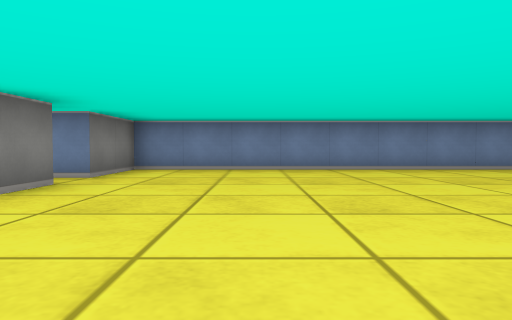
View 1 (above)

17 first-person views from a walk through a cub3D ray-caster map. The camera is about half as high as the walls, tilts 2° down and sees 70° across. The floor is counted in squares. Each view is taken from the middle of a square. On the plan, view 1 faces up. The plan holds only what a view shows up to about 9 squares ahead; the rest is blank.

View 2
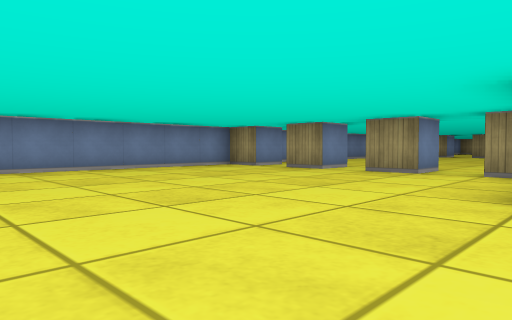

View 3
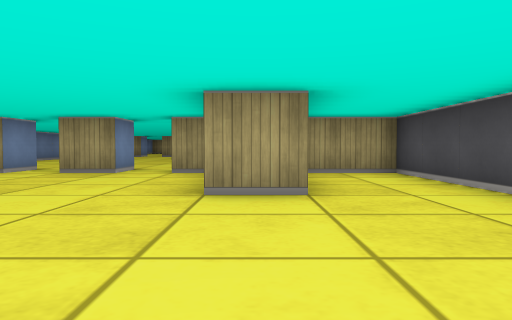

View 4
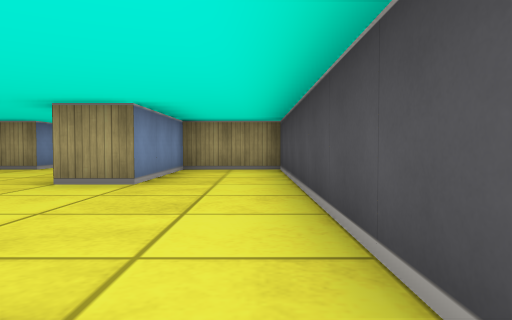

View 5
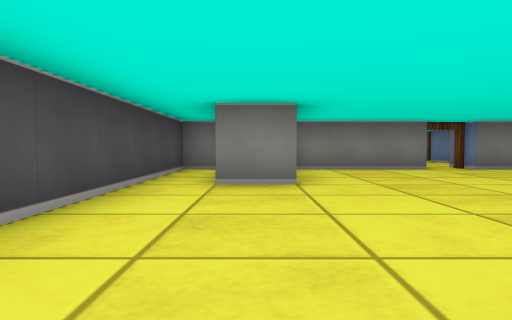

View 6
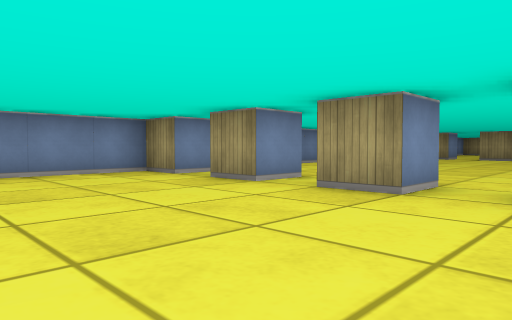

View 7
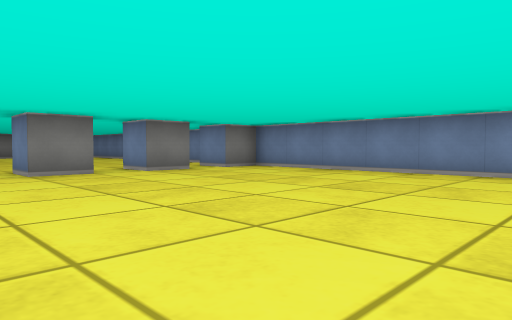

View 8
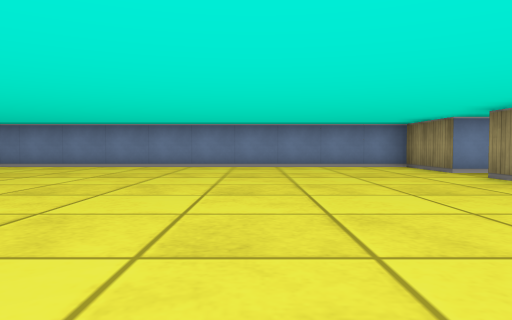

View 9
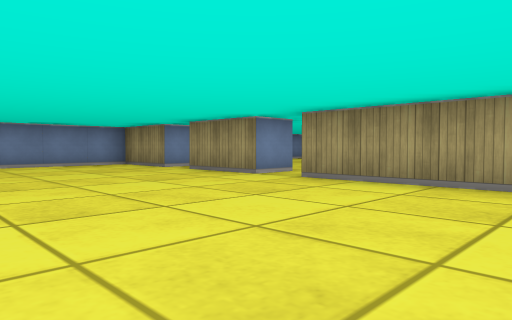

View 10
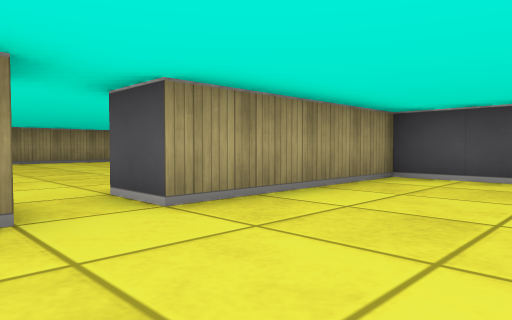

View 11
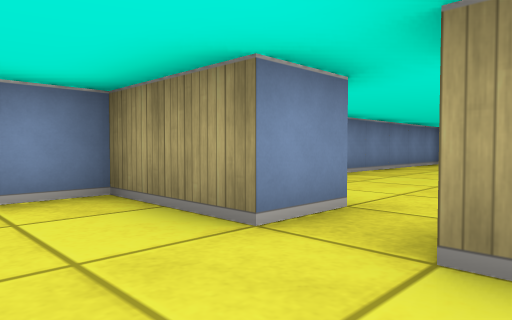

View 12
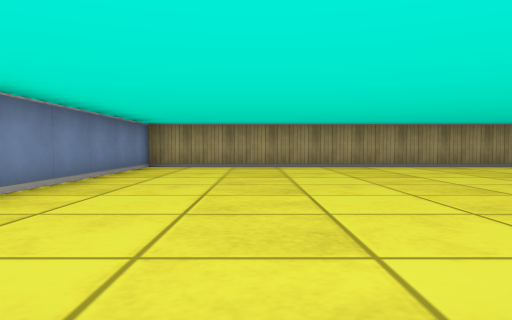

View 13
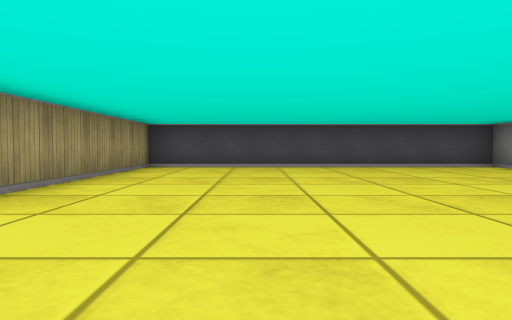

View 14
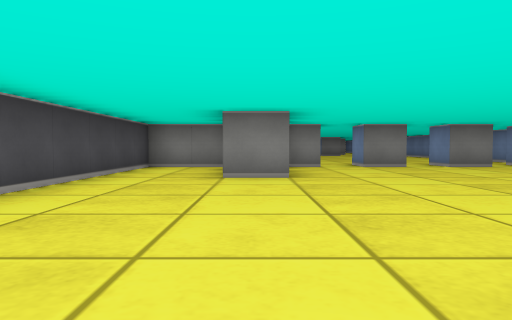

View 15
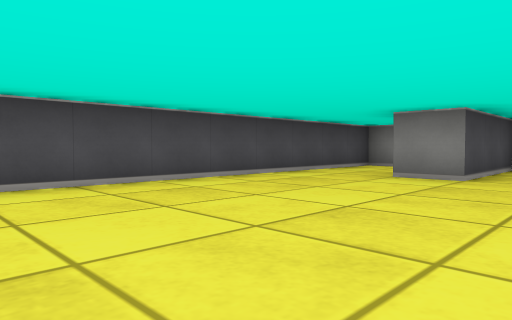

View 16
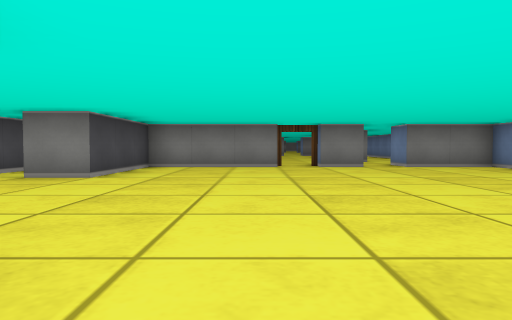

View 17
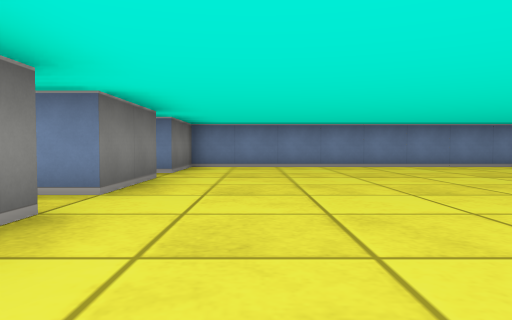

### Floor plan
Points are (right, up) in squares from view 1. A wall is a line through its corners. A room is listed if a view was taken in it or the views show most of it. See-through windows are left out.
Room 1 (views 1, 2, 3, 4, 5, 6, 7, 8, 9, 10, 11, 12, 14, 15, 16)
walls: (8.5, 1.6) (8.5, 0.5) (11.5, 0.5) (11.5, -0.5); (7.5, 0.9) (7.5, 1.5); (8.5, 3.6) (8.5, 2.5) (7.5, 2.5) (7.5, 3.5); (8.5, -0.8) (8.5, -2.5) (18.5, -2.5) (18.5, 1.5) (19.5, 1.5); (8.5, 5.6) (8.5, 4.5) (7.5, 4.5) (7.5, 5.5); (-2.5, 2.6) (-2.5, -0.5) (0.5, -0.5) (0.5, -1.5); (-2.5, 4.6) (-2.5, 3.5); (-2.5, -1.8) (-2.5, -2.5) (7.5, -2.5) (7.5, -0.5) (4.5, -0.5) (4.5, 0.5); (19.5, 2.5) (18.5, 2.5) (18.5, 4.5); (19.5, 5.5) (18.5, 5.5) (18.5, 7.5) (8.5, 7.5) (8.5, 6.5) (7.5, 6.5) (7.5, 7.5) (-2.5, 7.5) (-2.5, 5.5)
ways out: opening at (19, 2) to room 2; opening at (19, 5) to room 2; opening at (-3, 5); open door at (-3, 3)
Room 2 (views 13, 17)
walls: (19.5, 4.5) (19.5, 2.5); (19.5, -1.8) (19.5, -2.5) (27.5, -2.5) (27.5, 7.5) (19.5, 7.5) (19.5, 5.5)
ways out: opening at (19, 2) to room 1; opening at (19, 5) to room 1

Where each view was taken, in squares from view 1:
view 1: 0 up, 0 right, facing up
view 2: 0 up, 1 right, facing up-right
view 3: 0 up, 1 right, facing right
view 4: 2 down, 0 right, facing right
view 5: 1 down, 5 right, facing left
view 6: 1 up, 4 right, facing up-right
view 7: 1 up, 15 right, facing up-left
view 8: 1 down, 15 right, facing up
view 9: 2 down, 14 right, facing up-right
view 10: 3 up, 16 right, facing down-right
view 11: 4 up, 17 right, facing up-right
view 12: 5 up, 19 right, facing right
view 13: 6 up, 25 right, facing down
view 14: 0 up, 17 right, facing left
view 15: 2 up, 17 right, facing down-left
view 16: 2 up, 6 right, facing left
view 17: 1 down, 21 right, facing up
